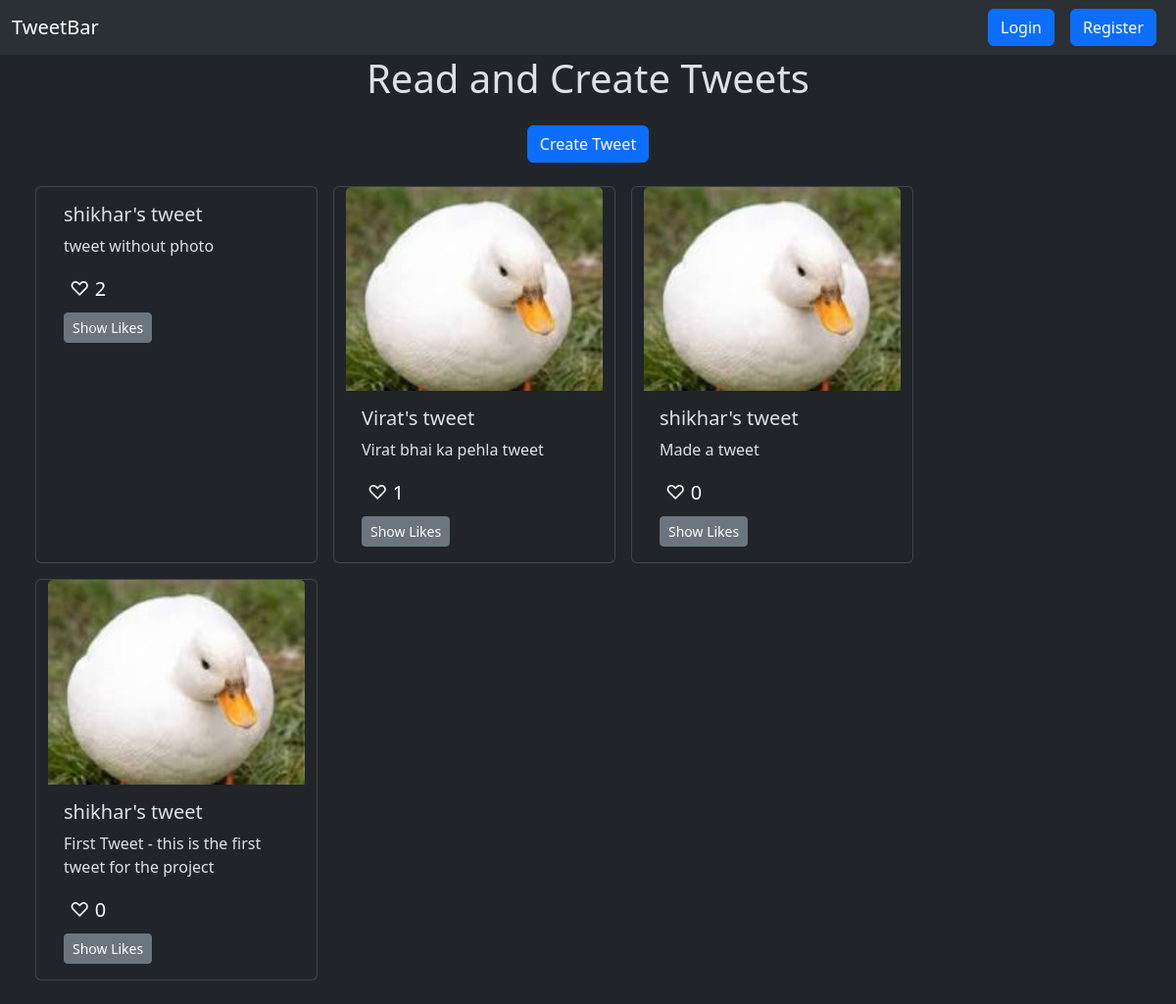
Screenshot of /tweet/ with the database file from the repository.
### tweet/models.py (models this page shows, shortened)
class Tweet(models.Model):
    user = models.ForeignKey(User, on_delete=models.CASCADE)
    text = models.TextField(max_length=240)
    photo = models.ImageField(upload_to='photos/', blank=True, null=True)
    created_at = models.DateTimeField(auto_now_add=True)
    updated_at = models.DateTimeField(auto_now=True)
    likes = models.ManyToManyField(User, related_name='liked_tweets', blank=True)

### tweet/views.py (the view)
# urls.py: path('', lambda request: redirect('tweet_list')),
def tweet_list(request):
    tweets = Tweet.objects.all().order_by('-created_at')
    return render(request, 'tweet_list.html', {'tweets': tweets})

### tweet/templates/tweet_list.html (shortened to what this page needs)
{% extends "layout.html" %}
{% block content %}
    <h1 class="text-center">Read and Create Tweets</h1>
    <div class="d-flex justify-content-center m-4">
        <a href="{% url 'tweet_create' %}" class="btn btn-primary">
            Create Tweet
        </a>
    </div>
    <div class="container row gap-3 m-4">
        {% for tweet in tweets %}
            <div class="card" style="width: 18rem;">
                {% if tweet.photo %}
                    <img src={{tweet.photo.url}} class="card-img-top" alt="...">
                {% endif %}
                <div class="card-body">
                    <h5 class="card-title">{{tweet.user.username}}'s tweet</h5>
                    <p class="card-text">{{tweet.text}}</p>
                    <form method='post' action="{% url 'like_tweet' tweet.id %}">
                        <button class="bg-transparent border-0 fs-5">
                            {% if user in tweet.likes.all %}
                                ❤️
                            {%else%}
                                ♡
                            {% endif %}
                             {{ tweet.likes.count }}
                        </button>
                    </form>
                <button class="btn btn-sm btn-secondary mt-2" data-bs-toggle="collapse" data-bs-target="#likes-{{ tweet.id }}">
                    Show Likes
                </button>
                </div>
            </div>
        {% endfor %}
    </div>
    {% endblock %}

### templates/layout.html (shortened to what this page needs)
{% load static %}
<!DOCTYPE html>
<html lang="en" data-bs-theme="dark">
<head>
    <link href="https://cdn.jsdelivr.net/npm/bootstrap@5.3.7/dist/css/bootstrap.min.css" rel="stylesheet">
  </head>
  <body>
    <nav class="navbar navbar-expand-lg bg-body-tertiary">
      <div class="container-fluid">
        <a class="navbar-brand" href="{% url 'tweet_list' %}">TweetBar</a>
        {% if user.is_authenticated %}
        <form method="POST" action="{% url 'logout' %}">
        {% csrf_token %}
        <button class="btn btn-danger" type="submit">Logout</button>
        </form>
        {% else %}
        <div class="ms-auto d-flex align-items-center">
          <a href="{% url 'login' %}" class="btn btn-primary mx-2">Login</a>
          <a href="{% url 'register' %}" class="btn btn-primary mx-2">Register</a>
        </div>
        </div>
      {% endif %}
    </nav>
    {% block content %}{% endblock %}
  </body>
</html>

### rows the page displays
Tweet: user.username "shikhar", text "tweet without photo", likes.count "2"
Tweet: photo (picture), user.username "Virat", text "Virat bhai ka pehla tweet", likes.count "1"
Tweet: photo (picture), user.username "shikhar", text "Made a tweet", likes.count "0"
Tweet: photo (picture), user.username "shikhar", text "First Tweet - this is the first tweet for the project", likes.count "0"
